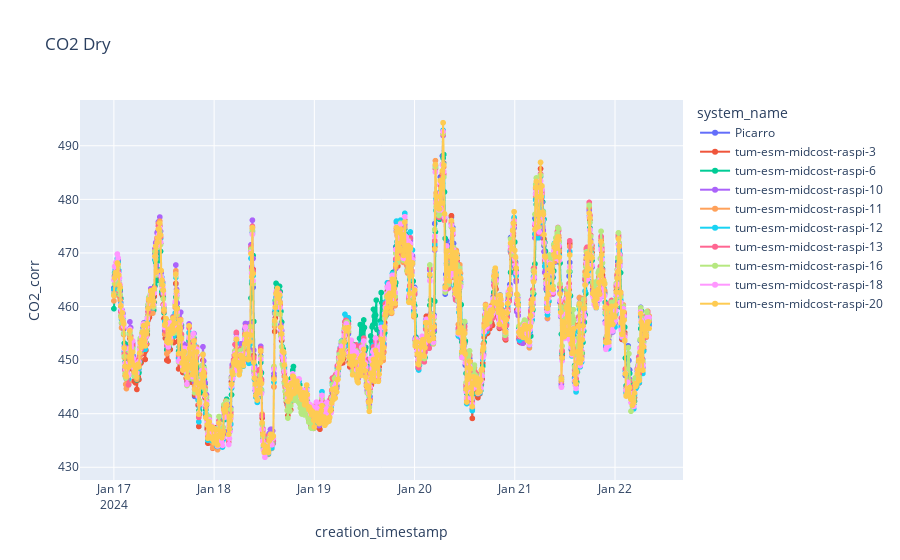
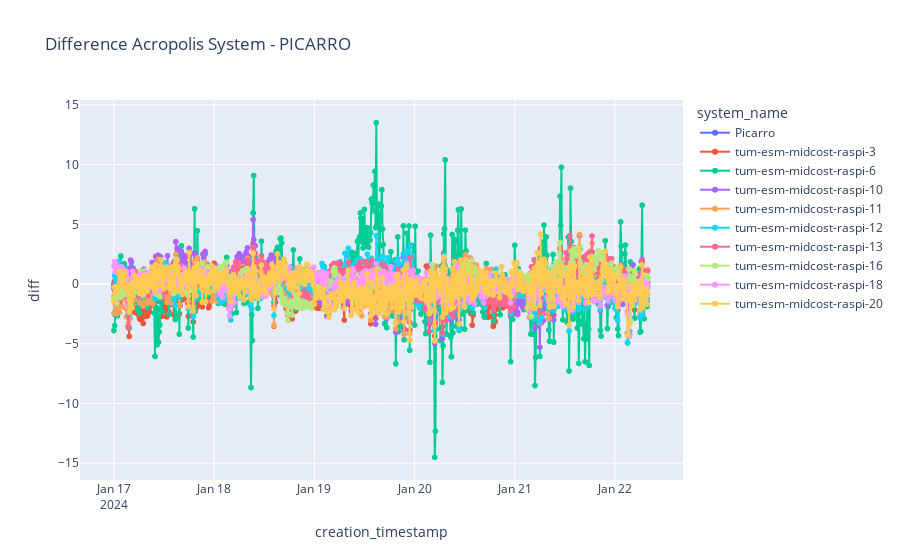
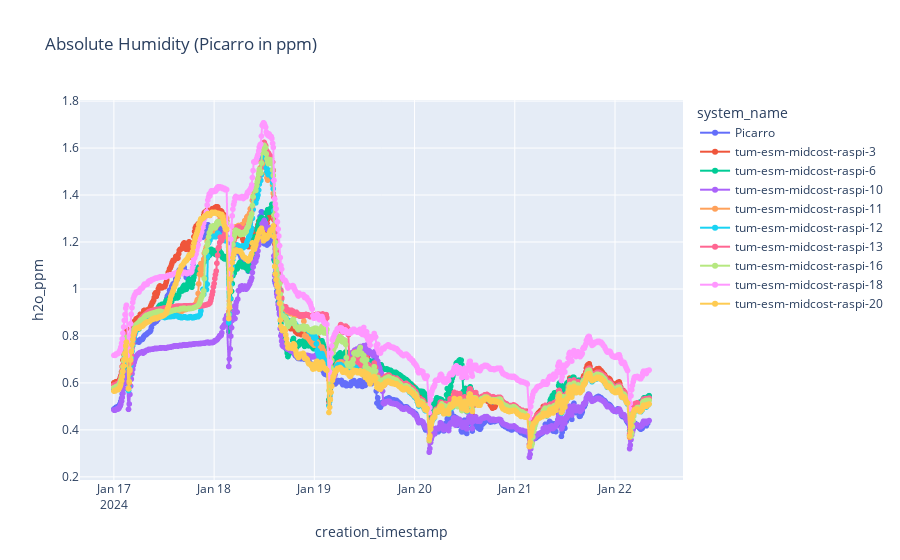

Notebook code cell kept with these figures, in order:
### Code cell
import plotly.express as px

#dataframe = df_cal_corr_agg_1h
dataframe = df_cal_corr_agg_10m

fig = px.line(dataframe, x="creation_timestamp", y=f"CO2_corr", markers=True, title = "CO2 Dry", color="system_name")
fig.show()

fig = px.line(dataframe, x="creation_timestamp", y=f"diff", markers=True, title = "Difference Acropolis System - PICARRO", color="system_name")
fig.show()

fig = px.line(dataframe, x="creation_timestamp", y=f"h2o_ppm", markers=True, title = "Absolute Humidity (Picarro in ppm)", color="system_name")
fig.show()

### Figure 1 — Plotly figure (JSON) as saved in the notebook; plotly's stock layout.template omitted (floating-point values rounded to 4 significant figures; data arrays with more than 128 entries replaced by an {"elided": "..."} marker saying what was removed)
{"data": [{"hovertemplate": "system_name=Picarro<br>creation_timestamp=%{x}<br>CO2_corr=%{y}<extra></extra>", "legendgroup": "Picarro", "line": {"color": "#636efa", "dash": "solid"}, "marker": {"symbol": "circle"}, "mode": "lines+markers", "name": "Picarro", "showlegend": true, "type": "scattergl", "x": {"elided": "768 str values"}, "xaxis": "x", "y": {"elided": "768 float values"}, "yaxis": "y"}, {"hovertemplate": "system_name=tum-esm-midcost-raspi-3<br>creation_timestamp=%{x}<br>CO2_corr=%{y}<extra></extra>", "legendgroup": "tum-esm-midcost-raspi-3", "line": {"color": "#EF553B", "dash": "solid"}, "marker": {"symbol": "circle"}, "mode": "lines+markers", "name": "tum-esm-midcost-raspi-3", "showlegend": true, "type": "scattergl", "x": {"elided": "757 str values"}, "xaxis": "x", "y": {"elided": "757 float values"}, "yaxis": "y"}, {"hovertemplate": "system_name=tum-esm-midcost-raspi-6<br>creation_timestamp=%{x}<br>CO2_corr=%{y}<extra></extra>", "legendgroup": "tum-esm-midcost-raspi-6", "line": {"color": "#00cc96", "dash": "solid"}, "marker": {"symbol": "circle"}, "mode": "lines+markers", "name": "tum-esm-midcost-raspi-6", "showlegend": true, "type": "scattergl", "x": {"elided": "757 str values"}, "xaxis": "x", "y": {"elided": "757 float values"}, "yaxis": "y"}, {"hovertemplate": "system_name=tum-esm-midcost-raspi-10<br>creation_timestamp=%{x}<br>CO2_corr=%{y}<extra></extra>", "legendgroup": "tum-esm-midcost-raspi-10", "line": {"color": "#ab63fa", "dash": "solid"}, "marker": {"symbol": "circle"}, "mode": "lines+markers", "name": "tum-esm-midcost-raspi-10", "showlegend": true, "type": "scattergl", "x": {"elided": "758 str values"}, "xaxis": "x", "y": {"elided": "758 float values"}, "yaxis": "y"}, {"hovertemplate": "system_name=tum-esm-midcost-raspi-11<br>creation_timestamp=%{x}<br>CO2_corr=%{y}<extra></extra>", "legendgroup": "tum-esm-midcost-raspi-11", "line": {"color": "#FFA15A", "dash": "solid"}, "marker": {"symbol": "circle"}, "mode": "lines+markers", "name": "tum-esm-midcost-raspi-11", "showlegend": true, "type": "scattergl", "x": {"elided": "758 str values"}, "xaxis": "x", "y": {"elided": "758 float values"}, "yaxis": "y"}, {"hovertemplate": "system_name=tum-esm-midcost-raspi-12<br>creation_timestamp=%{x}<br>CO2_corr=%{y}<extra></extra>", "legendgroup": "tum-esm-midcost-raspi-12", "line": {"color": "#19d3f3", "dash": "solid"}, "marker": {"symbol": "circle"}, "mode": "lines+markers", "name": "tum-esm-midcost-raspi-12", "showlegend": true, "type": "scattergl", "x": {"elided": "758 str values"}, "xaxis": "x", "y": {"elided": "758 float values"}, "yaxis": "y"}, {"hovertemplate": "system_name=tum-esm-midcost-raspi-13<br>creation_timestamp=%{x}<br>CO2_corr=%{y}<extra></extra>", "legendgroup": "tum-esm-midcost-raspi-13", "line": {"color": "#FF6692", "dash": "solid"}, "marker": {"symbol": "circle"}, "mode": "lines+markers", "name": "tum-esm-midcost-raspi-13", "showlegend": true, "type": "scattergl", "x": {"elided": "758 str values"}, "xaxis": "x", "y": {"elided": "758 float values"}, "yaxis": "y"}, {"hovertemplate": "system_name=tum-esm-midcost-raspi-16<br>creation_timestamp=%{x}<br>CO2_corr=%{y}<extra></extra>", "legendgroup": "tum-esm-midcost-raspi-16", "line": {"color": "#B6E880", "dash": "solid"}, "marker": {"symbol": "circle"}, "mode": "lines+markers", "name": "tum-esm-midcost-raspi-16", "showlegend": true, "type": "scattergl", "x": {"elided": "758 str values"}, "xaxis": "x", "y": {"elided": "758 float values"}, "yaxis": "y"}, {"hovertemplate": "system_name=tum-esm-midcost-raspi-18<br>creation_timestamp=%{x}<br>CO2_corr=%{y}<extra></extra>", "legendgroup": "tum-esm-midcost-raspi-18", "line": {"color": "#FF97FF", "dash": "solid"}, "marker": {"symbol": "circle"}, "mode": "lines+markers", "name": "tum-esm-midcost-raspi-18", "showlegend": true, "type": "scattergl", "x": {"elided": "758 str values"}, "xaxis": "x", "y": {"elided": "758 float values"}, "yaxis": "y"}, {"hovertemplate": "system_name=tum-esm-midcost-raspi-20<br>creation_timestamp=%{x}<br>CO2_corr=%{y}<extra></extra>", "legendgroup": "tum-esm-midcost-raspi-20", "line": {"color": "#FECB52", "dash": "solid"}, "marker": {"symbol": "circle"}, "mode": "lines+markers", "name": "tum-esm-midcost-raspi-20", "showlegend": true, "type": "scattergl", "x": {"elided": "758 str values"}, "xaxis": "x", "y": {"elided": "758 float values"}, "yaxis": "y"}], "layout": {"legend": {"title": {"text": "system_name"}, "tracegroupgap": 0}, "title": {"text": "CO2 Dry"}, "xaxis": {"anchor": "y", "domain": [0, 1], "title": {"text": "creation_timestamp"}}, "yaxis": {"anchor": "x", "domain": [0, 1], "title": {"text": "CO2_corr"}}}}

### Figure 2 — Plotly figure (JSON) as saved in the notebook; plotly's stock layout.template omitted (floating-point values rounded to 4 significant figures; data arrays with more than 128 entries replaced by an {"elided": "..."} marker saying what was removed)
{"data": [{"hovertemplate": "system_name=Picarro<br>creation_timestamp=%{x}<br>diff=%{y}<extra></extra>", "legendgroup": "Picarro", "line": {"color": "#636efa", "dash": "solid"}, "marker": {"symbol": "circle"}, "mode": "lines+markers", "name": "Picarro", "showlegend": true, "type": "scattergl", "x": {"elided": "768 str values"}, "xaxis": "x", "y": {"elided": "768 int values"}, "yaxis": "y"}, {"hovertemplate": "system_name=tum-esm-midcost-raspi-3<br>creation_timestamp=%{x}<br>diff=%{y}<extra></extra>", "legendgroup": "tum-esm-midcost-raspi-3", "line": {"color": "#EF553B", "dash": "solid"}, "marker": {"symbol": "circle"}, "mode": "lines+markers", "name": "tum-esm-midcost-raspi-3", "showlegend": true, "type": "scattergl", "x": {"elided": "757 str values"}, "xaxis": "x", "y": {"elided": "757 float values"}, "yaxis": "y"}, {"hovertemplate": "system_name=tum-esm-midcost-raspi-6<br>creation_timestamp=%{x}<br>diff=%{y}<extra></extra>", "legendgroup": "tum-esm-midcost-raspi-6", "line": {"color": "#00cc96", "dash": "solid"}, "marker": {"symbol": "circle"}, "mode": "lines+markers", "name": "tum-esm-midcost-raspi-6", "showlegend": true, "type": "scattergl", "x": {"elided": "757 str values"}, "xaxis": "x", "y": {"elided": "757 float values"}, "yaxis": "y"}, {"hovertemplate": "system_name=tum-esm-midcost-raspi-10<br>creation_timestamp=%{x}<br>diff=%{y}<extra></extra>", "legendgroup": "tum-esm-midcost-raspi-10", "line": {"color": "#ab63fa", "dash": "solid"}, "marker": {"symbol": "circle"}, "mode": "lines+markers", "name": "tum-esm-midcost-raspi-10", "showlegend": true, "type": "scattergl", "x": {"elided": "758 str values"}, "xaxis": "x", "y": {"elided": "758 float values"}, "yaxis": "y"}, {"hovertemplate": "system_name=tum-esm-midcost-raspi-11<br>creation_timestamp=%{x}<br>diff=%{y}<extra></extra>", "legendgroup": "tum-esm-midcost-raspi-11", "line": {"color": "#FFA15A", "dash": "solid"}, "marker": {"symbol": "circle"}, "mode": "lines+markers", "name": "tum-esm-midcost-raspi-11", "showlegend": true, "type": "scattergl", "x": {"elided": "758 str values"}, "xaxis": "x", "y": {"elided": "758 float values"}, "yaxis": "y"}, {"hovertemplate": "system_name=tum-esm-midcost-raspi-12<br>creation_timestamp=%{x}<br>diff=%{y}<extra></extra>", "legendgroup": "tum-esm-midcost-raspi-12", "line": {"color": "#19d3f3", "dash": "solid"}, "marker": {"symbol": "circle"}, "mode": "lines+markers", "name": "tum-esm-midcost-raspi-12", "showlegend": true, "type": "scattergl", "x": {"elided": "758 str values"}, "xaxis": "x", "y": {"elided": "758 float values"}, "yaxis": "y"}, {"hovertemplate": "system_name=tum-esm-midcost-raspi-13<br>creation_timestamp=%{x}<br>diff=%{y}<extra></extra>", "legendgroup": "tum-esm-midcost-raspi-13", "line": {"color": "#FF6692", "dash": "solid"}, "marker": {"symbol": "circle"}, "mode": "lines+markers", "name": "tum-esm-midcost-raspi-13", "showlegend": true, "type": "scattergl", "x": {"elided": "758 str values"}, "xaxis": "x", "y": {"elided": "758 float values"}, "yaxis": "y"}, {"hovertemplate": "system_name=tum-esm-midcost-raspi-16<br>creation_timestamp=%{x}<br>diff=%{y}<extra></extra>", "legendgroup": "tum-esm-midcost-raspi-16", "line": {"color": "#B6E880", "dash": "solid"}, "marker": {"symbol": "circle"}, "mode": "lines+markers", "name": "tum-esm-midcost-raspi-16", "showlegend": true, "type": "scattergl", "x": {"elided": "758 str values"}, "xaxis": "x", "y": {"elided": "758 float values"}, "yaxis": "y"}, {"hovertemplate": "system_name=tum-esm-midcost-raspi-18<br>creation_timestamp=%{x}<br>diff=%{y}<extra></extra>", "legendgroup": "tum-esm-midcost-raspi-18", "line": {"color": "#FF97FF", "dash": "solid"}, "marker": {"symbol": "circle"}, "mode": "lines+markers", "name": "tum-esm-midcost-raspi-18", "showlegend": true, "type": "scattergl", "x": {"elided": "758 str values"}, "xaxis": "x", "y": {"elided": "758 float values"}, "yaxis": "y"}, {"hovertemplate": "system_name=tum-esm-midcost-raspi-20<br>creation_timestamp=%{x}<br>diff=%{y}<extra></extra>", "legendgroup": "tum-esm-midcost-raspi-20", "line": {"color": "#FECB52", "dash": "solid"}, "marker": {"symbol": "circle"}, "mode": "lines+markers", "name": "tum-esm-midcost-raspi-20", "showlegend": true, "type": "scattergl", "x": {"elided": "758 str values"}, "xaxis": "x", "y": {"elided": "758 float values"}, "yaxis": "y"}], "layout": {"legend": {"title": {"text": "system_name"}, "tracegroupgap": 0}, "title": {"text": "Difference Acropolis System - PICARRO"}, "xaxis": {"anchor": "y", "domain": [0, 1], "title": {"text": "creation_timestamp"}}, "yaxis": {"anchor": "x", "domain": [0, 1], "title": {"text": "diff"}}}}

### Figure 3 — Plotly figure (JSON) as saved in the notebook; plotly's stock layout.template omitted (floating-point values rounded to 4 significant figures; data arrays with more than 128 entries replaced by an {"elided": "..."} marker saying what was removed)
{"data": [{"hovertemplate": "system_name=Picarro<br>creation_timestamp=%{x}<br>h2o_ppm=%{y}<extra></extra>", "legendgroup": "Picarro", "line": {"color": "#636efa", "dash": "solid"}, "marker": {"symbol": "circle"}, "mode": "lines+markers", "name": "Picarro", "showlegend": true, "type": "scattergl", "x": {"elided": "768 str values"}, "xaxis": "x", "y": {"elided": "768 float values"}, "yaxis": "y"}, {"hovertemplate": "system_name=tum-esm-midcost-raspi-3<br>creation_timestamp=%{x}<br>h2o_ppm=%{y}<extra></extra>", "legendgroup": "tum-esm-midcost-raspi-3", "line": {"color": "#EF553B", "dash": "solid"}, "marker": {"symbol": "circle"}, "mode": "lines+markers", "name": "tum-esm-midcost-raspi-3", "showlegend": true, "type": "scattergl", "x": {"elided": "757 str values"}, "xaxis": "x", "y": {"elided": "757 float values"}, "yaxis": "y"}, {"hovertemplate": "system_name=tum-esm-midcost-raspi-6<br>creation_timestamp=%{x}<br>h2o_ppm=%{y}<extra></extra>", "legendgroup": "tum-esm-midcost-raspi-6", "line": {"color": "#00cc96", "dash": "solid"}, "marker": {"symbol": "circle"}, "mode": "lines+markers", "name": "tum-esm-midcost-raspi-6", "showlegend": true, "type": "scattergl", "x": {"elided": "757 str values"}, "xaxis": "x", "y": {"elided": "757 float values"}, "yaxis": "y"}, {"hovertemplate": "system_name=tum-esm-midcost-raspi-10<br>creation_timestamp=%{x}<br>h2o_ppm=%{y}<extra></extra>", "legendgroup": "tum-esm-midcost-raspi-10", "line": {"color": "#ab63fa", "dash": "solid"}, "marker": {"symbol": "circle"}, "mode": "lines+markers", "name": "tum-esm-midcost-raspi-10", "showlegend": true, "type": "scattergl", "x": {"elided": "758 str values"}, "xaxis": "x", "y": {"elided": "758 float values"}, "yaxis": "y"}, {"hovertemplate": "system_name=tum-esm-midcost-raspi-11<br>creation_timestamp=%{x}<br>h2o_ppm=%{y}<extra></extra>", "legendgroup": "tum-esm-midcost-raspi-11", "line": {"color": "#FFA15A", "dash": "solid"}, "marker": {"symbol": "circle"}, "mode": "lines+markers", "name": "tum-esm-midcost-raspi-11", "showlegend": true, "type": "scattergl", "x": {"elided": "758 str values"}, "xaxis": "x", "y": {"elided": "758 float values"}, "yaxis": "y"}, {"hovertemplate": "system_name=tum-esm-midcost-raspi-12<br>creation_timestamp=%{x}<br>h2o_ppm=%{y}<extra></extra>", "legendgroup": "tum-esm-midcost-raspi-12", "line": {"color": "#19d3f3", "dash": "solid"}, "marker": {"symbol": "circle"}, "mode": "lines+markers", "name": "tum-esm-midcost-raspi-12", "showlegend": true, "type": "scattergl", "x": {"elided": "758 str values"}, "xaxis": "x", "y": {"elided": "758 float values"}, "yaxis": "y"}, {"hovertemplate": "system_name=tum-esm-midcost-raspi-13<br>creation_timestamp=%{x}<br>h2o_ppm=%{y}<extra></extra>", "legendgroup": "tum-esm-midcost-raspi-13", "line": {"color": "#FF6692", "dash": "solid"}, "marker": {"symbol": "circle"}, "mode": "lines+markers", "name": "tum-esm-midcost-raspi-13", "showlegend": true, "type": "scattergl", "x": {"elided": "758 str values"}, "xaxis": "x", "y": {"elided": "758 float values"}, "yaxis": "y"}, {"hovertemplate": "system_name=tum-esm-midcost-raspi-16<br>creation_timestamp=%{x}<br>h2o_ppm=%{y}<extra></extra>", "legendgroup": "tum-esm-midcost-raspi-16", "line": {"color": "#B6E880", "dash": "solid"}, "marker": {"symbol": "circle"}, "mode": "lines+markers", "name": "tum-esm-midcost-raspi-16", "showlegend": true, "type": "scattergl", "x": {"elided": "758 str values"}, "xaxis": "x", "y": {"elided": "758 float values"}, "yaxis": "y"}, {"hovertemplate": "system_name=tum-esm-midcost-raspi-18<br>creation_timestamp=%{x}<br>h2o_ppm=%{y}<extra></extra>", "legendgroup": "tum-esm-midcost-raspi-18", "line": {"color": "#FF97FF", "dash": "solid"}, "marker": {"symbol": "circle"}, "mode": "lines+markers", "name": "tum-esm-midcost-raspi-18", "showlegend": true, "type": "scattergl", "x": {"elided": "758 str values"}, "xaxis": "x", "y": {"elided": "758 float values"}, "yaxis": "y"}, {"hovertemplate": "system_name=tum-esm-midcost-raspi-20<br>creation_timestamp=%{x}<br>h2o_ppm=%{y}<extra></extra>", "legendgroup": "tum-esm-midcost-raspi-20", "line": {"color": "#FECB52", "dash": "solid"}, "marker": {"symbol": "circle"}, "mode": "lines+markers", "name": "tum-esm-midcost-raspi-20", "showlegend": true, "type": "scattergl", "x": {"elided": "758 str values"}, "xaxis": "x", "y": {"elided": "758 float values"}, "yaxis": "y"}], "layout": {"legend": {"title": {"text": "system_name"}, "tracegroupgap": 0}, "title": {"text": "Absolute Humidity (Picarro in ppm)"}, "xaxis": {"anchor": "y", "domain": [0, 1], "title": {"text": "creation_timestamp"}}, "yaxis": {"anchor": "x", "domain": [0, 1], "title": {"text": "h2o_ppm"}}}}
